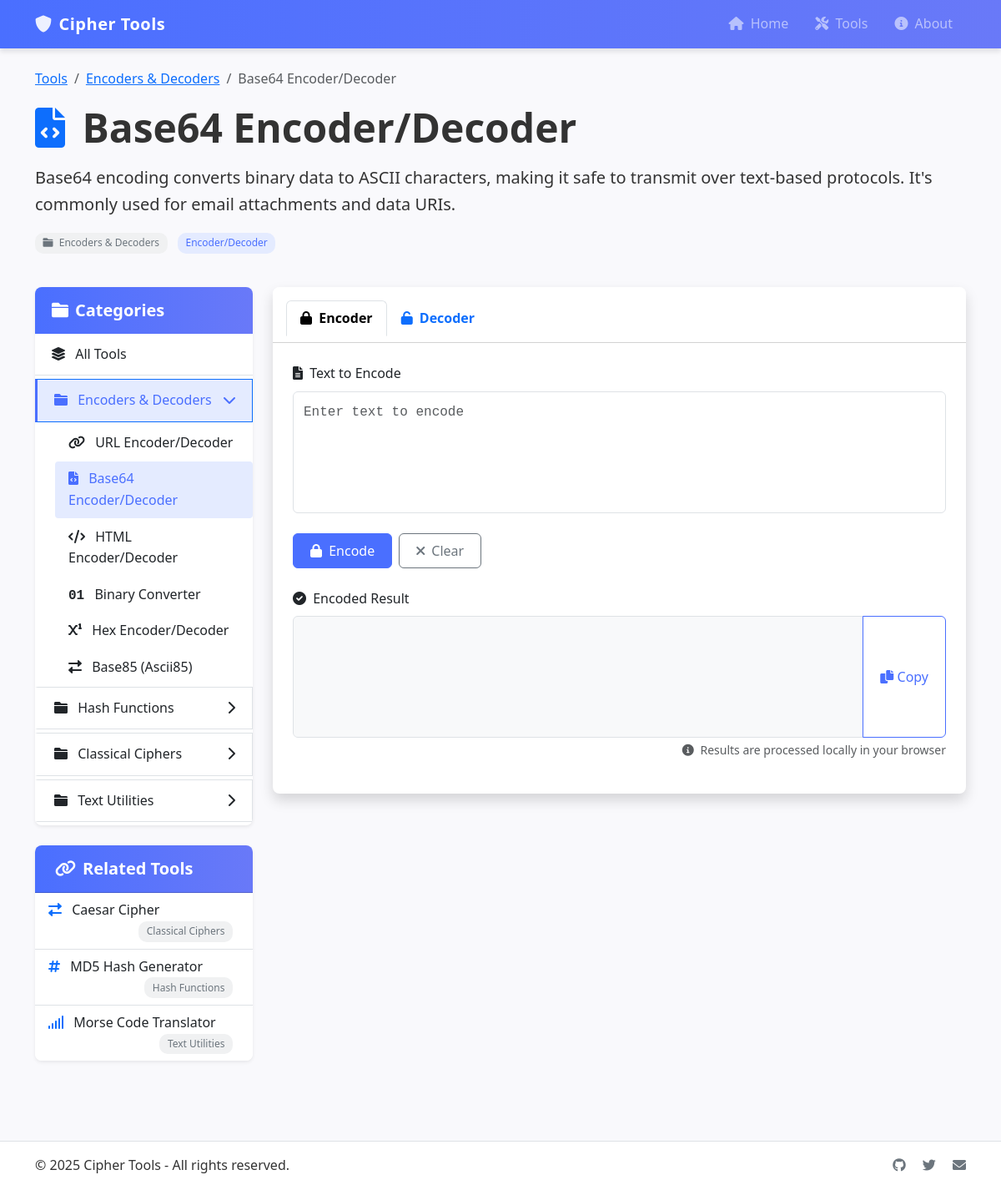
Page /tool/base64/ on the committed database.
### tools/models.py (models this page shows, shortened)
class CipherTool(models.Model):
    name = models.CharField(max_length=100)
    slug = models.SlugField(unique=True, blank=True)
    description = models.TextField()
    tool_type_choices = [
        ('encode', 'Encoder'),
        ('decode', 'Decoder'),
        ('both', 'Encoder/Decoder')
    ]
    tool_type = models.CharField(max_length=10, choices=tool_type_choices, default='both')
    category = models.ForeignKey(Category, on_delete=models.SET_NULL, null=True, related_name='tools')
    icon = models.CharField(max_length=50, default='fa-tools')  # Font Awesome icon class
    order = models.IntegerField(default=0)
    created_at = models.DateTimeField(auto_now_add=True)
    def get_absolute_url(self):
        return reverse('tool_detail', kwargs={'slug': self.slug})
    class Meta:
        ordering = ['order', 'name']

class Category(models.Model):
    name = models.CharField(max_length=100)
    slug = models.SlugField(unique=True, blank=True)
    description = models.TextField(blank=True)
    order = models.IntegerField(default=0)
    class Meta:
        verbose_name_plural = "Categories"
        ordering = ['order', 'name']

### tools/views.py (the view)
# urls.py: path('tool/<slug:slug>/', views.ToolDetailView.as_view(), name='tool_detail'),
class ToolDetailView(DetailView):
    model = CipherTool
    template_name = 'tools/tool_detail.html'
    context_object_name = 'tool'
    slug_url_kwarg = 'slug'
    def get_context_data(self, **kwargs):
        context = super().get_context_data(**kwargs)
        context['related_tools'] = CipherTool.objects.exclude(id=self.object.id)[:3]
        context['categories'] = Category.objects.all()
        return context

### templates/tools/tool_detail.html (shortened to what this page needs)
{% extends 'base.html' %}
{% block content %}
<div class="row mb-4">
    <div class="col-12">
        <nav aria-label="breadcrumb">
            <ol class="breadcrumb">
                <li class="breadcrumb-item"><a href="{% url 'tools_list' %}">Tools</a></li>
                {% if tool.category %}
                <li class="breadcrumb-item"><a href="{% url 'tools_list' %}?category={{ tool.category.slug }}">{{ tool.category.name }}</a></li>
                {% endif %}
                <li class="breadcrumb-item active" aria-current="page">{{ tool.name }}</li>
            </ol>
        </nav>
        <h1 class="display-5 fw-bold mb-3">
            <i class="fas {{ tool.icon }} me-2 text-primary"></i> {{ tool.name }}
        </h1>
        <p class="lead">{{ tool.description }}</p>
        {% if tool.category %}
        <div class="mb-3">
            <a href="{% url 'tools_list' %}?category={{ tool.category.slug }}" class="badge bg-secondary text-decoration-none">
                <i class="fas fa-folder me-1"></i> {{ tool.category.name }}
            </a>
            <span class="badge bg-primary">{{ tool.get_tool_type_display }}</span>
        </div>
        {% endif %}
    </div>
</div>
<div class="row">
    <div class="col-md-3 mb-4">
        <div class="card category-sidebar mb-4">
            <div class="card-header bg-primary text-white">
                <h5 class="card-title mb-0"><i class="fas fa-folder me-2"></i>Categories</h5>
            </div>
            <div class="card-body p-0">
                <div class="list-group list-group-flush">
                    <a href="{% url 'tools_list' %}" class="list-group-item category-header">
                        <i class="fas fa-layer-group me-2"></i> All Tools
                    </a>
                    {% for category in categories %}
                    <div>
                        <div class="list-group-item category-header {% if tool.category.id == category.id %}active{% endif %}"
                             data-target="#category-{{ category.slug }}">
                            <i class="fas fa-folder me-2"></i>
                            {{ category.name }}
                            <i class="fas fa-chevron-{% if tool.category.id == category.id %}down{% else %}right{% endif %} float-end mt-1"></i>
                        </div>
                        <div class="collapse {% if tool.category.id == category.id %}show{% endif %}" id="category-{{ category.slug }}">
                            <div class="category-items">
                                {% for cat_tool in category.tools.all %}
                                <div class="category-item {% if tool.id == cat_tool.id %}active{% endif %}">
                                    <a href="{{ cat_tool.get_absolute_url }}">
                                        <i class="fas {{ cat_tool.icon }} me-2"></i> {{ cat_tool.name }}
                                    </a>
                                </div>
                                {% endfor %}
                            </div>
                        </div>
                    </div>
                    {% endfor %}
                </div>
            </div>
        </div>
        <div class="card">
            <div class="card-header bg-primary text-white">
                <h5 class="card-title mb-0"><i class="fas fa-link me-2"></i>Related Tools</h5>
            </div>
            <div class="card-body p-0">
                <div class="list-group list-group-flush">
                    {% for related_tool in related_tools %}
                    <a href="{{ related_tool.get_absolute_url }}" class="list-group-item list-group-item-action">
                        <i class="fas {{ related_tool.icon }} me-2 text-primary"></i>
                        {{ related_tool.name }}
                        {% if related_tool.category %}
                        <span class="badge bg-secondary float-end">{{ related_tool.category.name }}</span>
                        {% endif %}
                    </a>
                    {% empty %}
                    <div class="list-group-item text-center">No related tools found.</div>
                    {% endfor %}
                </div>
            </div>
        </div>
    </div>
    <div class="col-md-9">
        <div class="card shadow">
            <div class="card-header bg-white">
                {% if tool.tool_type == 'both' %}
                <ul class="nav nav-tabs card-header-tabs" id="toolTabs" role="tablist">
                    <li class="nav-item" role="presentation">
                        <button class="nav-link active" id="encode-tab" data-bs-toggle="tab" data-bs-target="#encode-tab-pane" type="button" role="tab">
                            <i class="fas fa-lock me-1"></i> Encoder
                        </button>
                    </li>
                    <li class="nav-item" role="presentation">
                        <button class="nav-link" id="decode-tab" data-bs-toggle="tab" data-bs-target="#decode-tab-pane" type="button" role="tab">
                            <i class="fas fa-unlock me-1"></i> Decoder
                        </button>
                    </li>
                </ul>
                {% endif %}
            </div>
            <div class="card-body">
                {% if tool.tool_type == 'both' %}
                <div class="tab-content" id="toolTabsContent">
                    <div class="tab-pane fade show active" id="encode-tab-pane" role="tabpanel" tabindex="0">
                        <div class="encode-section">
                            {% include 'tools/partials/tool_form.html' with operation='encode' %}
                        </div>
                    </div>
                </div>
                {% elif tool.tool_type == 'encode' %}
                <div class="encode-section">
                    {% include 'tools/partials/tool_form.html' with operation='encode' %}
                </div>
                {% elif tool.tool_type == 'decode' %}
                <div class="decode-section">
                    {% include 'tools/partials/tool_form.html' with operation='decode' %}
                </div>
                {% endif %}
            </div>
        </div>
    </div>
</div>
{% endblock %}

### static/css/modern.css (style rules this page uses)
:root { --primary: #4a6fff; --primary-light: #e4ebff; --secondary: #6c757d; --success: #28a745; --info: #17a2b8; --warning: #ffc107; --danger: #dc3545; --light: #f8f9fa; --dark: #343a40; --gray-100: #f8f9fa; --gray-200: #e9ecef; --gray-300: #dee2e6; --gray-800: #343a40; --shadow-sm: 0 2px 4px rgba(0, 0, 0, 0.075); --shadow: 0 4px 6px rgba(0, 0, 0, 0.1); --shadow-lg: 0 10px 15px rgba(0, 0, 0, 0.1); --transition: all 0.3s ease; --border-radius: 0.5rem; }
body { font-family: 'Segoe UI', Tahoma, Geneva, Verdana, sans-serif; background-color: #f9f9fc; color: #333; line-height: 1.6; }
.card { border-radius: var(--border-radius); border: none; box-shadow: var(--shadow-sm); transition: var(--transition); overflow: hidden; }
.card .card-title { font-weight: 600; margin-bottom: 1rem; }
.card .card-body { padding: 1.5rem; }
.card .card-header { padding: 1rem 1.5rem; font-weight: 600; }
.card .card-header.bg-primary { background: linear-gradient(to right, var(--primary), #6979f8) !important; }
.badge { font-weight: 500; padding: 0.4rem 0.6rem; border-radius: 10px; margin-right: 0.5rem; }
.badge.bg-primary { background-color: var(--primary-light) !important; color: var(--primary); border: none; }
.badge.bg-secondary { background-color: #f0f1f2 !important; color: var(--secondary); border: none; }
.fa-binary:before { content: "01"; font-family: monospace; font-weight: bold; font-style: normal; }
.category-sidebar { background-color: white; border-radius: var(--border-radius); box-shadow: var(--shadow-sm); }
.category-sidebar .card-header { border-bottom: none; padding: 1rem 1.25rem; }
.category-header { cursor: pointer; padding: 0.75rem 1.25rem; background-color: white; border-left: 3px solid transparent; margin-bottom: 0.25rem; font-weight: 500; transition: var(--transition); border-radius: 0; }
.category-header.active { background-color: var(--primary-light); border-left-color: var(--primary); color: var(--primary); }
.category-items { padding-left: 1.5rem; }
.category-item { padding: 0.5rem 1rem; margin-bottom: 0.125rem; border-radius: 4px; transition: var(--transition); }
.category-item.active { background-color: var(--primary-light); color: var(--primary); }
.category-item a { color: inherit; text-decoration: none; display: block; }

### rows in the picture
CipherTool: category.name "Encoders & Decoders", name "Base64 Encoder/Decoder", description "Base64 encoding converts binary data to ASCII characters, making it safe to transmit over text-based protocols. It's commonly used for email attachments and data URIs.", tool_type "Encoder/Decoder"
Category: name "Encoders & Decoders"
CipherTool: name "URL Encoder/Decoder"
CipherTool: name "HTML Encoder/Decoder"
CipherTool: name "Binary Converter"
CipherTool: name "Hex Encoder/Decoder"
CipherTool: name "Base85 (Ascii85)"
Category: name "Hash Functions"
Category: name "Classical Ciphers"
Category: name "Text Utilities"
CipherTool: name "Caesar Cipher", category.name "Classical Ciphers"
CipherTool: name "MD5 Hash Generator", category.name "Hash Functions"
CipherTool: name "Morse Code Translator", category.name "Text Utilities"
